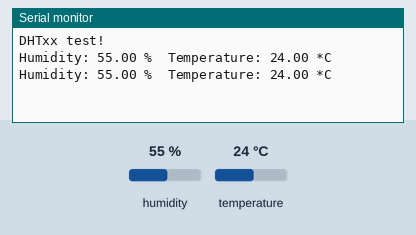
Recording of a sketch running on a simulated Arduino Uno, built with avr-gcc and run on an emulated ATmega328P. On the bench: the last lines printed to the serial monitor. The inputs (shaded band) are chosen by the test bench; at power-on: humidity 55 %, temperature 24 °C.

Above: at 4.8 s.
4.9 s: humidity set to 22 %
At 6.5 s:
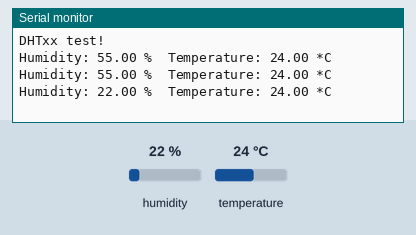
7.9 s: temperature set to 12 °C
At 9.4 s:
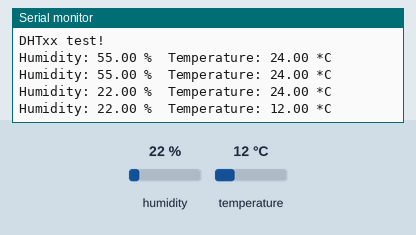
10.9 s: humidity set to 40 %
At 12.9 s:
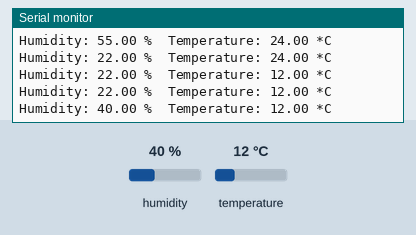
Timing chart, 0 to 14.4 s (numbered marks = the images above; inputs shaded):
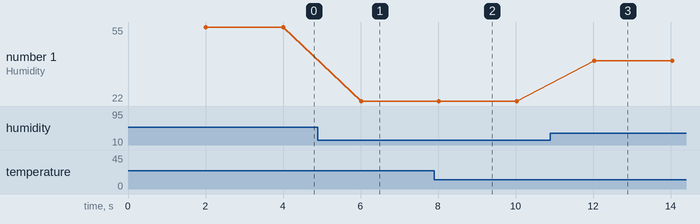

The sketch:

dht_test.ino
```cpp
// Example testing sketch for various DHT humidity/temperature sensors
// Written by ladyada, public domain

#include <DHT.h>

#define DHTPIN 2     // what pin we're connected to

// Uncomment whatever type you're using!
//#define DHTTYPE DHT11   // DHT 11
#define DHTTYPE DHT22   // DHT 22  (AM2302)
//#define DHTTYPE DHT21   // DHT 21 (AM2301)

// Connect pin 1 (on the left) of the sensor to +5V
// NOTE: If using a board with 3.3V logic like an Arduino Due connect pin 1
// to 3.3V instead of 5V!
// Connect pin 2 of the sensor to whatever your DHTPIN is
// Connect pin 4 (on the right) of the sensor to GROUND
// Connect a 10K resistor from pin 2 (data) to pin 1 (power) of the sensor

// Initialize DHT sensor for normal 16mhz Arduino
DHT dht(DHTPIN, DHTTYPE, 30);
// NOTE: For working with a faster chip, like an Arduino Due or Teensy, you
// might need to increase the threshold for cycle counts considered a 1 or 0.
// You can do this by passing a 3rd parameter for this threshold.  It's a bit
// of fiddling to find the right value, but in general the faster the CPU the
// higher the value.  The default for a 16mhz AVR is a value of 6.  For an
// Arduino Due that runs at 84mhz a value of 30 works.
// Example to initialize DHT sensor for Arduino Due:
//DHT dht(DHTPIN, DHTTYPE, 30);

void setup() {
  pinMode(DHTPIN, INPUT);
  Serial.begin(9600);
  Serial.println("DHTxx test!");

  dht.begin();
}

void loop() {
  // Wait a few seconds between measurements.
  delay(2000);

  // Reading temperature or humidity takes about 250 milliseconds!
  // Sensor readings may also be up to 2 seconds 'old' (its a very slow sensor)
  float h = dht.readHumidity();
  // Read temperature as Celsius
  float t = dht.readTemperature();

  // Check if any reads failed and exit early (to try again).
  if (isnan(h) || isnan(t)) {
    Serial.println("Failed to read from DHT sensor!");
    //return;
  }

  Serial.print("Humidity: ");
  Serial.print(h) ;
  Serial.print(" %\t");
  Serial.print("Temperature: ");
  Serial.print(t);
  Serial.println(" *C ");
}
```

Measured:
- after the input at 4.9 s, the serial monitor: prints a new line after 1.1 s (image 1)
- after the input at 7.9 s, the serial monitor: prints a new line after 0.12 s (image 2)
- after the input at 10.9 s, the serial monitor: prints a new line after 1.1 s (image 3)
- plotted number 1: 55 → 22 after the input at 4.9 s, 22 → 40 after the input at 10.9 s
